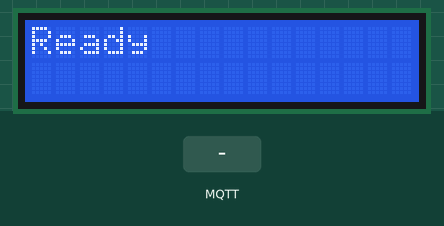
Recording of a sketch running on a simulated Arduino Uno R4 WiFi. Parts: 16×2 character LCD. Wiring (inferred from the names in the program): 4×4 keypad with keys 1 2 3 A 4 5 6 B 7 8 9 C * 0 # D: rows D1, D2, D3, D4; columns D5, D6, D7, D8. Inputs (shaded band) come from the test bench. WiFi joins after 1.5 s; servers stay silent unless stated; no MQTT or app messages arrive unless stated; what the sketch prints to the serial monitor is not drawn.

Above: at 5.8 s.
5.9 s: MQTT message "1" arrives on the first subscribed topic
At 7.1 s:
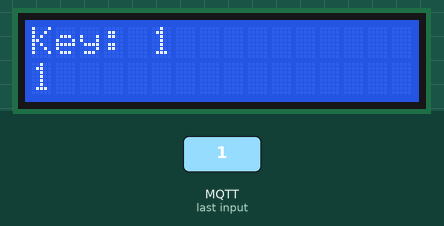
7.4 s: MQTT message "on" arrives on the first subscribed topic
At 8.5 s:
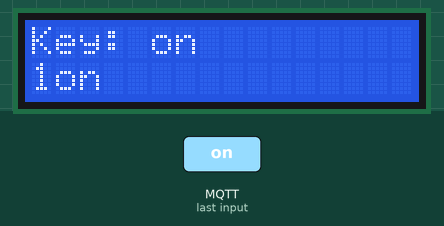
8.9 s: MQTT message "off" arrives on the first subscribed topic
At 9.8 s:
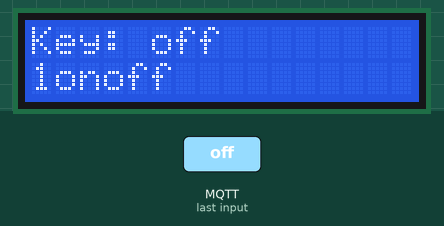
10.4 s: MQTT message "0" arrives on the first subscribed topic
At 10.9 s:
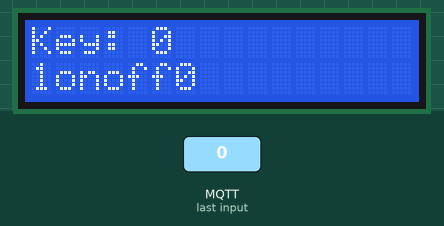
11.9 s: MQTT message "on" arrives on the first subscribed topic
At 12.2 s:
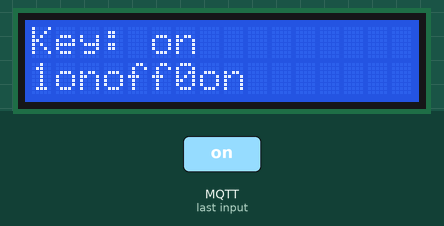
13.4 s: MQTT message "2" arrives on the first subscribed topic
At 14.5 s:
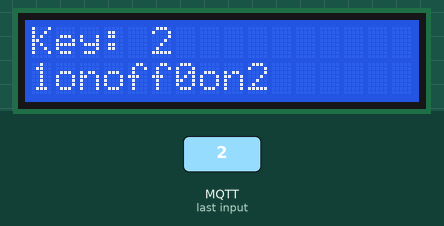
Timing chart, 0 to 15.9 s (numbered marks = the images above; inputs shaded):
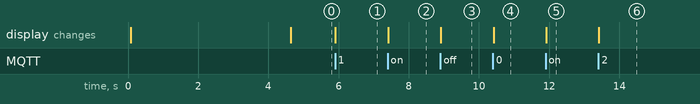

Measured:
- after the input at 5.9 s, the display: changes at once (image 1)
- after the input at 7.4 s, the display: changes at once (image 2)
- after the input at 8.9 s, the display: changes at once (image 3)
- after the input at 10.4 s, the display: changes at once (image 4)
- after the input at 11.9 s, the display: changes at once (image 5)
- after the input at 13.4 s, the display: changes at once (image 6)

The sketch:

Mock_Sender_Reciver_Keypad_LCD.ino
```cpp
#include <WiFiS3.h>            // ไลบรารี Wi-Fi ของ UNO R4 WiFi
#include <MQTT.h>              // ไลบรารี arduino-mqtt
#include <Wire.h>              // ไลบรารี I2C
#include <LiquidCrystal_I2C.h> // ไลบรารีจอ LCD แบบ I2C

const char* WIFI_SSID = "iPhonePut";       // ชื่อ Wi-Fi (ฮอตสปอต)
const char* WIFI_PASSWORD = "12345678a";   // รหัส Wi-Fi (ลบก่อนอัปโหลด Onlearn)
const char* MQTT_HOST = "phycom.it.kmitl.ac.th";  // broker
const int MQTT_PORT = 1883;                // พอร์ตฝั่งบอร์ด
const char* CLIENT_ID = "arduino-keypad-68070129";  // ต้องไม่ซ้ำกับอุปกรณ์อื่น
const char* TOPIC_KEYPAD = "68070129/keypad";       // topic ที่ publish

LiquidCrystal_I2C lcd(0x27, 16, 2);        // LCD 16x2 ที่อยู่ 0x27 (ถ้าไม่ขึ้นลอง 0x3F)


const int rowPins[4] = {1, 2, 3, 4};       // ขา keypad 1-4 (แถว) ต่อ D1-D4
const int colPins[4] = {5, 6, 7, 8};       // ขา keypad 5-8 (คอลัมน์) ต่อ D5-D8
const char keys[4][4] = {                  // ตารางตัวอักษรของปุ่ม
  {'1', '2', '3', 'A'},                    // แถวที่ 1
  {'4', '5', '6', 'B'},                    // แถวที่ 2
  {'7', '8', '9', 'C'},                    // แถวที่ 3
  {'*', '0', '#', 'D'}                     // แถวที่ 4
};

WiFiClient net;             // ตัวเชื่อมต่อเครือข่าย
MQTTClient client(256);     // ตัว MQTT (buffer 256 ไบต์)
char lastKey = 0;           // ปุ่มที่กดค้างอยู่ (0 = ไม่มี)
String history = "";        // เก็บประวัติปุ่มที่ได้รับ (สูงสุด 16 ตัว)

void showScreen(String last) {                 // วาดข้อความบนจอ
  lcd.clear();                                 // ล้างจอ
  lcd.setCursor(0, 0);                         // ไปบรรทัดบน
  lcd.print("Key: ");                          // ข้อความหัว
  lcd.print(last);                             // ปุ่มล่าสุด
  lcd.setCursor(0, 1);                         // ไปบรรทัดล่าง
  lcd.print(history);                          // ประวัติปุ่ม
}

void messageReceived(String &topic, String &payload) {  // ถูกเรียกเมื่อมีข้อความเข้า
  Serial.print(topic);                         // แสดง topic
  Serial.print(" = ");
  Serial.println(payload);                     // แสดงค่าที่ได้รับ
  if (topic != TOPIC_KEYPAD) return;           // สนใจเฉพาะ topic keypad
  history += payload;                          // ต่อค่าใหม่เข้าประวัติ
  if (history.length() > 16) {                 // เกิน 16 ตัวอักษร
    history = history.substring(history.length() - 16);  // ตัดให้เหลือ 16 ตัวท้าย
  }
  showScreen(payload);                         // อัปเดตจอ
}


char readKey() {                                       // สแกนหาปุ่มที่ถูกกด
  for (int r = 0; r < 4; r++) {                        // ไล่ทีละแถว
    digitalWrite(rowPins[r], LOW);                     // ดึงแถวนี้เป็น LOW
    for (int c = 0; c < 4; c++) {                      // ไล่ทีละคอลัมน์
      if (digitalRead(colPins[c]) == LOW) {            // คอลัมน์เป็น LOW = ปุ่มถูกกด
        digitalWrite(rowPins[r], HIGH);                // คืนแถวเป็น HIGH
        return keys[r][c];                             // คืนตัวอักษรของปุ่ม
      }
    }
    digitalWrite(rowPins[r], HIGH);                    // คืนแถวเป็น HIGH
  }
  return 0;                                            // ไม่มีปุ่มถูกกด
}

void connectWiFi() {                           // เชื่อมต่อ Wi-Fi
  Serial.print("WiFi");                        // แสดงว่ากำลังต่อ
  while (WiFi.status() != WL_CONNECTED) {      // วนจนกว่าจะต่อได้
    WiFi.begin(WIFI_SSID, WIFI_PASSWORD);      // ลองต่อ
    Serial.print(".");                         // จุดแสดงว่ายังพยายามอยู่
    delay(3000);                               // รอ 3 วินาที
  }
  Serial.println(" OK");                       // ต่อสำเร็จ
}

void connectMQTT() {                           // เชื่อมต่อ MQTT
  Serial.print("MQTT");                        // แสดงว่ากำลังต่อ
  while (!client.connect(CLIENT_ID)) {         // วนจนกว่าจะต่อได้
    Serial.print(".");                         // จุดแสดงว่ายังพยายามอยู่
    delay(1000);                               // รอ 1 วินาที
  }
  Serial.println(" OK");                       // ต่อสำเร็จ
  client.subscribe(TOPIC_KEYPAD);              // subscribe ทุกครั้งที่ต่อใหม่
}

void setup() {
  Serial.begin(115200);                        // เปิด Serial Monitor
  lcd.init();                                  // เริ่มต้น LCD
  lcd.backlight();                             // เปิดไฟพื้นหลัง
  lcd.setCursor(0, 0);                         // ไปบรรทัดบน
  lcd.print("Connecting...");                  // แจ้งว่ากำลังเชื่อมต่อ
  for (int r = 0; r < 4; r++) {                // ตั้งค่าขาแถว
    pinMode(rowPins[r], OUTPUT);               // แถวเป็นเอาต์พุต
    digitalWrite(rowPins[r], HIGH);            // เริ่มต้นเป็น HIGH
  }
  for (int c = 0; c < 4; c++) {                // ตั้งค่าขาคอลัมน์
    pinMode(colPins[c], INPUT_PULLUP);         // คอลัมน์เป็นอินพุตดึงขึ้น (กันค่ามั่ว)
  }
  connectWiFi();                               // ต่อ Wi-Fi
  client.begin(MQTT_HOST, MQTT_PORT, net);     // ตั้งค่า broker
  client.onMessage(messageReceived);           // ลงทะเบียนฟังก์ชันรับข้อความ (บรรทัดที่ขาด)
  connectMQTT();                               // ต่อ MQTT
  lcd.clear();                                 // ล้างจอ
  lcd.print("Ready");                          // แจ้งว่าพร้อมแล้ว
}

void loop() {
  client.loop();                               // ให้ MQTT ทำงานทุกรอบ
  if (WiFi.status() != WL_CONNECTED) connectWiFi();   // หลุด Wi-Fi ให้ต่อใหม่
  if (!client.connected()) connectMQTT();             // หลุด MQTT ให้ต่อใหม่

  char k = readKey();                          // อ่านปุ่มตอนนี้
  if (k != 0 && k != lastKey) {                // มีปุ่มใหม่ที่เพิ่งถูกกด
    client.publish(TOPIC_KEYPAD, String(k));   // ส่งตัวอักษรขึ้น broker
    Serial.print("key = ");                    // แสดงค่าที่ส่ง
    Serial.println(k);
    delay(30);                                 // หน่วงสั้นๆ กันปุ่มเด้ง
  }
  lastKey = k;                                 // จำสถานะ (ปล่อยแล้วเป็น 0 กดซ้ำได้)
}

/*
  ========== เช็กลิสต์แก้ปัญหา Arduino + MQTT ==========

  [ลำดับเช็กเร็ว]
  1) Serial (115200) ขึ้น WiFi OK / MQTT OK ไหม
  2) ค่าที่ส่ง/รับขึ้นใน Serial ไหม
  3) ขึ้นที่หน้าเว็บ phycom หรือ HiveMQ ไหม
  -> ดูว่าติดขั้นไหน แล้วแก้เฉพาะขั้นนั้น

  [รับข้อความ (subscribe) ไม่ทำงาน]
  - ลืม client.onMessage(messageReceived) ใน setup()
  - ลืม client.subscribe(...) หรือไม่ได้ใส่ใน connectMQTT() (ต่อใหม่แล้วต้อง subscribe ซ้ำ)
  - ลืม client.loop() ใน loop()
  - มี delay() ยาวใน loop() ข้อความจะมาช้าหรือหลุด
  - ชื่อ topic ไม่ตรง แม้ตัวเดียว (Keypad กับ keypad) -> ดูที่ Serial ว่า topic ที่ได้รับคืออะไร

  [ส่งข้อความ (publish) ไม่ขึ้น]
  - ไม่ขึ้น MQTT OK -> เช็ก Wi-Fi: ชื่อ, รหัส, เปิดฮอตสปอตค้างไว้
  - client ID ซ้ำกับอุปกรณ์อื่น (ตัวใหม่เตะตัวเก่าหลุด)
  - ตัวพิมพ์ใหญ่/เล็กของข้อความต้องตรงโจทย์ (on/On, off/Off)
  - แทน student_id ด้วย 68070129 ทุก topic

  [ค่า sensor เพี้ยน]
  - ใช้สูตรผิดตัว: MCP9700 -> (v - 0.5) / 0.01 | เทอร์มิสเตอร์ -> สมการ Beta
  - พิมพ์ค่า adc ออก Serial ดู (ค้าง 0 หรือ 1023 = สายหลุด/ลัดวงจร)
  - 5V/GND ต้องร่วมกัน และ rail breadboard บางรุ่นขาดกลาง
  - ultrasonic ได้ 999 ตลอด: TRIG/ECHO สลับ หรือ VCC ไม่ต่อ 5V

  [output ไม่ติด]
  - RGB common anode: ขายาว -> 5V และต้องกลับค่า (255 - ...)
  - LCD ไม่ขึ้น: ลอง 0x3F | สว่างแต่ไม่มีตัวอักษร: หมุน contrast | SDA -> A4, SCL -> A5
  - 7-seg: ตัวเลขผิด -> เช็กลำดับขา a-g ให้ตรงกับตาราง digits
  - 7-seg: common cathode ใช้ COMMON_CATHODE_7SEG = true, common anode = false

  [อัปโหลด/เครื่องมือ]
  - No device found: ถอด/เสียบ USB ใหม่, เลือกพอร์ตใหม่, กด RESET สองครั้งติดกัน
  - Serial Monitor ว่าง: ตั้ง baud 115200 แล้วกด RESET
  - expected '}' / redefinition: โค้ดวางซ้ำหรือขาดวงเล็บ -> เลือกทั้งหมดแล้ววางใหม่ชุดเดียว
  - คำเตือน claims to run on avr (LiquidCrystal I2C) ไม่ใช่ error ข้ามได้

  [ความปลอดภัย]
  - เช็ก 5V/GND ก่อนเสียบ USB ทุกครั้ง และถอด USB ก่อนเปลี่ยนสาย
  - ลบรหัสฮอตสปอตออกก่อนอัปโหลดขึ้น Onlearn
*/
```
